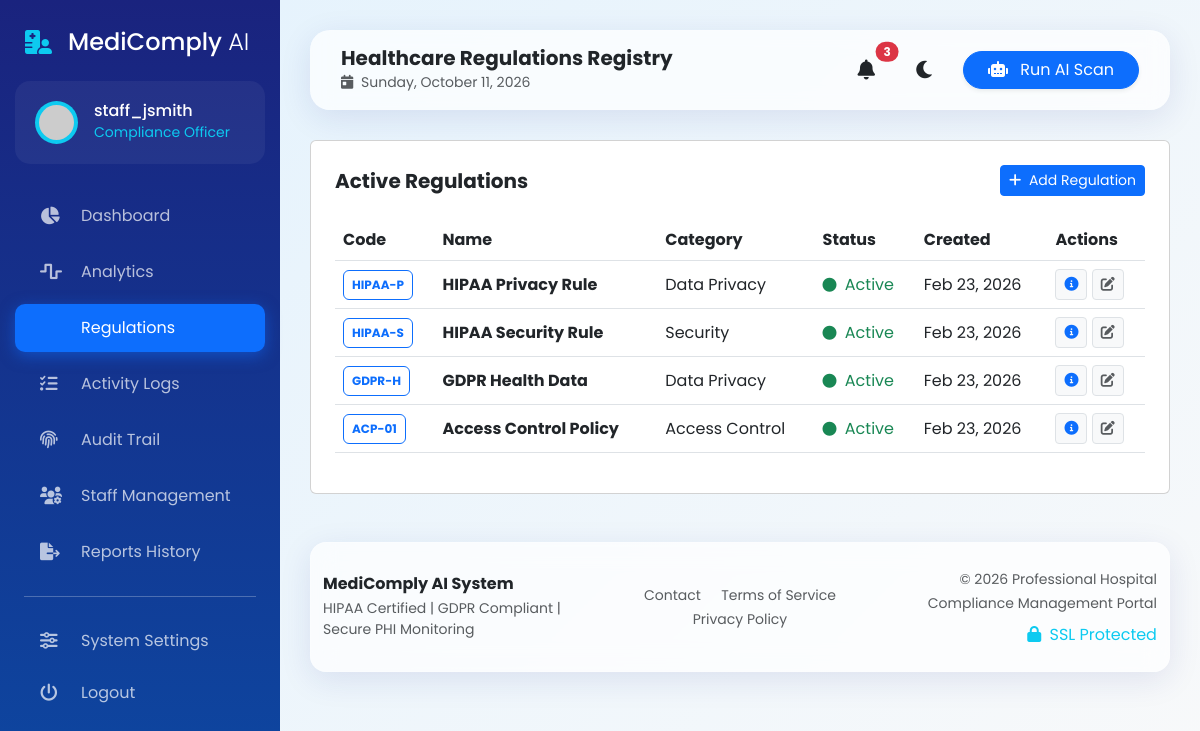
/compliance/regulations/ (signed in), run on the app's committed database.
### compliance/models.py (models this page shows, shortened)
class Regulation(models.Model):
    category_choices = [
        ('Data Privacy', 'Data Privacy'),
        ('Security', 'Security'),
        ('Access Control', 'Access Control'),
        ('Administrative', 'Administrative'),
    ]
    name = models.CharField(max_length=200)
    code = models.CharField(max_length=50, unique=True)
    description = models.TextField()
    category = models.CharField(max_length=100, choices=category_choices)
    is_active = models.BooleanField(default=True)
    created_at = models.DateTimeField(auto_now_add=True)

### compliance/views.py (the view)
# urls.py: path('regulations/', views.RegulationListView.as_view(), name='regulations'),
class RegulationListView(LoginRequiredMixin, ListView):
    model = Regulation
    template_name = 'compliance/regulations.html'
    context_object_name = 'regulations'

### templates/compliance/regulations.html (shortened to what this page needs)
{% extends "base.html" %}
{% block page_title %}Healthcare Regulations Registry{% endblock %}
{% block content %}
<div class="card p-4">
    <div class="d-flex justify-content-between align-items-center mb-4">
        <h5 class="fw-bold mb-0">Active Regulations</h5>
        <button class="btn btn-primary btn-sm"><i class="fas fa-plus me-1"></i> Add Regulation</button>
    </div>
    <div class="table-responsive">
        <table class="table table-hover align-middle">
            <thead class="bg-light">
                <tr>
                    <th>Code</th>
                    <th>Name</th>
                    <th>Category</th>
                    <th>Status</th>
                    <th>Created</th>
                    <th>Actions</th>
                </tr>
            </thead>
            <tbody>
                {% for reg in regulations %}
                <tr>
                    <td><span class="badge bg-soft-blue text-primary border border-primary p-2">{{ reg.code }}</span>
                    </td>
                    <td class="fw-bold">{{ reg.name }}</td>
                    <td>{{ reg.category }}</td>
                    <td>
                        {% if reg.is_active %}
                        <span class="text-success"><i class="fas fa-circle me-1 small"></i> Active</span>
                        {% else %}
                        <span class="text-muted"><i class="fas fa-circle me-1 small"></i> Inactive</span>
                        {% endif %}
                    </td>
                    <td>{{ reg.created_at|date:"M d, Y" }}</td>
                    <td>
                        <button class="btn btn-sm btn-light border" title="View Details"><i
                                class="fas fa-info-circle text-primary"></i></button>
                        <button class="btn btn-sm btn-light border" title="Edit"><i
                                class="fas fa-edit text-muted"></i></button>
                    </td>
                </tr>
                {% endfor %}
            </tbody>
        </table>
    </div>
</div>
{% endblock %}

### templates/base.html (shortened to what this page needs)
<!DOCTYPE html>
<html lang="en">
<head>
    <link href="https://cdn.jsdelivr.net/npm/bootstrap@5.3.0/dist/css/bootstrap.min.css" rel="stylesheet">
    <link rel="stylesheet" href="https://cdnjs.cloudflare.com/ajax/libs/font-awesome/6.0.0/css/all.min.css">
    <link href="https://unpkg.com/aos@2.3.1/dist/aos.css" rel="stylesheet">
    {% load static %}
    <link rel="stylesheet" href="{% static 'css/style.css' %}">
</head>
<body class="{% if request.session.is_dark_mode %}dark-mode{% endif %}">
    {% if user.is_authenticated %}
    <div id="sidebar">
        <div class="hospital-logo mb-4 mt-2">
            <h4 class="text-white d-flex align-items-center">
                <i class="fas fa-hospital-user me-3 text-info"></i>
                <span>MediComply <span class="fw-light">AI</span></span>
            </h4>
        </div>
        <div class="profile-section">
            <div class="d-flex align-items-center">
                <div class="rounded-circle bg-info p-1 me-3">
                    <img src="https://ui-avatars.com/api/?name={{ user.username|default:'Admin' }}&background=0d6efd&color=fff"
                        class="rounded-circle" width="35">
                </div>
                <div class="overflow-hidden">
                    <h6 class="mb-0 text-white text-truncate">{{ user.username|default:"Admin User" }}</h6>
                    <small class="text-info">Compliance Officer</small>
                </div>
            </div>
        </div>
        <nav class="nav flex-column mt-4">
            <a class="nav-link {% if request.resolver_match.url_name == 'dashboard' %}active{% endif %}"
                href="{% url 'compliance:dashboard' %}">
                <i class="fas fa-chart-pie me-3"></i> Dashboard
            </a>
            <a class="nav-link {% if request.resolver_match.url_name == 'analytics' %}active{% endif %}"
                href="{% url 'compliance:analytics' %}">
                <i class="fas fa-wave-square me-3"></i> Analytics
            </a>
            <a class="nav-link {% if request.resolver_match.url_name == 'regulations' %}active{% endif %}"
                href="{% url 'compliance:regulations' %}">
                 Regulations
            </a>
            <a class="nav-link {% if request.resolver_match.url_name == 'logs' %}active{% endif %}"
                href="{% url 'compliance:logs' %}">
                <i class="fas fa-list-check me-3"></i> Activity Logs
            </a>
            <a class="nav-link {% if request.resolver_match.url_name == 'audit_trail' %}active{% endif %}"
                href="{% url 'compliance:audit_trail' %}">
                <i class="fas fa-fingerprint me-3"></i> Audit Trail
            </a>
            <a class="nav-link {% if request.resolver_match.url_name == 'staff_mgmt' %}active{% endif %}"
                href="{% url 'compliance:staff_mgmt' %}">
                <i class="fas fa-users-gear me-3"></i> Staff Management
            </a>
            <a class="nav-link {% if request.resolver_match.url_name == 'reports_list' %}active{% endif %}"
                href="{% url 'compliance:reports_history' %}">
                <i class="fas fa-file-export me-3"></i> Reports History
            </a>
            <hr class="mx-4 opacity-25">
            <a class="nav-link {% if request.resolver_match.url_name == 'settings' %}active{% endif %}"
                href="{% url 'compliance:settings' %}">
                <i class="fas fa-sliders me-3"></i> System Settings
            </a>
            <a class="nav-link mt-auto" href="{% url 'logout' %}?next={% url 'login' %}">
                <i class="fas fa-power-off me-3"></i> Logout
            </a>
        </nav>
    </div>
    {% endif %}
    <div id="content" {% if not user.is_authenticated %}style="margin-left: 0;" {% endif %}>
        {% if user.is_authenticated %}
        <header class="medical-header d-flex justify-content-between align-items-center" data-aos="fade-down">
            <div class="d-flex align-items-center">
                <div>
                    <h5 class="mb-0 fw-bold">{% block page_title %}Dashboard Oversight{% endblock %}</h5>
                    <small class="text-muted"><i class="fas fa-calendar-day me-1"></i> <span
                            id="currentDate"></span></small>
                </div>
            </div>
            <div class="d-flex align-items-center">
                <div class="dropdown me-3">
                    <button class="btn btn-outline-light border-0 position-relative text-dark" type="button"
                        data-bs-toggle="dropdown">
                        <i class="fas fa-bell fa-lg"></i>
                        <span class="position-absolute top-0 start-100 translate-middle badge rounded-pill bg-danger">
                            3
                        </span>
                    </button>
                </div>
                <button class="btn btn-outline-light border-0 text-dark me-3" onclick="toggleDarkMode()">
                    <i class="fas fa-moon fa-lg" id="themeIcon"></i>
                </button>
                <button class="btn btn-primary rounded-pill px-4 shadow-sm"
                    onclick="showLoader(); location.href='{% url 'compliance:run_scan' %}'">
                    <i class="fas fa-robot me-2"></i> Run AI Scan
                </button>
            </div>
        </header>
        {% endif %}
        {% block content %}{% endblock %}
        <footer class="mt-5 py-4 text-center glass-card">
            <div class="container">
                <div class="row align-items-center">
                    <div class="col-md-4 text-md-start">
                        <h6 class="fw-bold mb-1">MediComply AI System</h6>
                        <p class="text-muted small mb-0">HIPAA Certified | GDPR Compliant | Secure PHI Monitoring</p>
                    </div>
                    <div class="col-md-4 py-3 py-md-0">
                        <a href="#" class="text-muted text-decoration-none mx-2 small">Contact</a>
                        <a href="#" class="text-muted text-decoration-none mx-2 small">Terms of Service</a>
                        <a href="#" class="text-muted text-decoration-none mx-2 small">Privacy Policy</a>
                    </div>
                    <div class="col-md-4 text-md-end">
                        <small class="text-muted">© 2026 Professional Hospital Compliance Management Portal</small>
                        <div class="mt-2 text-info">
                            <i class="fas fa-lock me-1"></i> SSL Protected
                        </div>
                    </div>
                </div>
            </div>
        </footer>
    </div>
</body>
</html>

### static/css/style.css (style rules this page uses)
:root { --primary-blue: #0d6efd; --primary-blue-glow: rgba(13, 110, 253, 0.5); --soft-blue: #e7f1ff; --medical-green: #198754; --soft-green: #e9f7ef; --light-bg: linear-gradient(135deg, #e3f2fd, #f8f9fa); --dark-text: #212529; --glass-bg: rgba(255, 255, 255, 0.7); --sidebar-bg: linear-gradient(180deg, #1a237e, #0d47a1); --card-shadow: 0 8px 32px rgba(31, 38, 135, 0.1); --font-main: 'Poppins', sans-serif; --transition: 0.3s ease; }
body { font-family: var(--font-main); background: var(--light-bg); background-attachment: fixed; color: var(--dark-text); transition: background var(--transition), color var(--transition); min-height: 100vh; }
.glass-card { background: var(--glass-bg); backdrop-filter: blur(12px); -webkit-backdrop-filter: blur(12px); border: 1px solid rgba(255, 255, 255, 0.18); box-shadow: var(--card-shadow); border-radius: 16px; transition: transform var(--transition); }
#sidebar { height: 100vh; width: 280px; position: fixed; top: 0; left: 0; background: var(--sidebar-bg); color: white; padding: 20px 0; z-index: 1000; transition: all var(--transition); }
#sidebar .nav-link { color: rgba(255, 255, 255, 0.7); padding: 12px 25px; margin: 4px 15px; border-radius: 10px; display: flex; align-items: center; transition: all var(--transition); }
#sidebar .nav-link i { width: 25px; font-size: 1.1rem; }
#sidebar .nav-link.active { color: white; background: var(--primary-blue); box-shadow: 0 4px 15px var(--primary-blue-glow); }
#content { margin-left: 280px; padding: 30px; transition: all var(--transition); }
.medical-header { background: var(--glass-bg); backdrop-filter: blur(10px); padding: 15px 30px; margin-bottom: 30px; border-radius: 20px; box-shadow: var(--card-shadow); border: 1px solid rgba(255, 255, 255, 0.1); }
.hospital-logo { width: 100%; padding: 0 25px; margin-bottom: 30px; }
.profile-section { padding: 20px; margin: 20px 15px; background: rgba(255, 255, 255, 0.05); border-radius: 15px; }

### data on the page
Regulation: code "HIPAA-P", name "HIPAA Privacy Rule", category "Data Privacy", is_active True (drawn), created_at "Feb 23, 2026"
Regulation: code "HIPAA-S", name "HIPAA Security Rule", category "Security", is_active True (drawn), created_at "Feb 23, 2026"
Regulation: code "GDPR-H", name "GDPR Health Data", category "Data Privacy", is_active True (drawn), created_at "Feb 23, 2026"
Regulation: code "ACP-01", name "Access Control Policy", category "Access Control", is_active True (drawn), created_at "Feb 23, 2026"

### other printed values
{{ user.username|default:"Admin User" }} "staff_jsmith"
